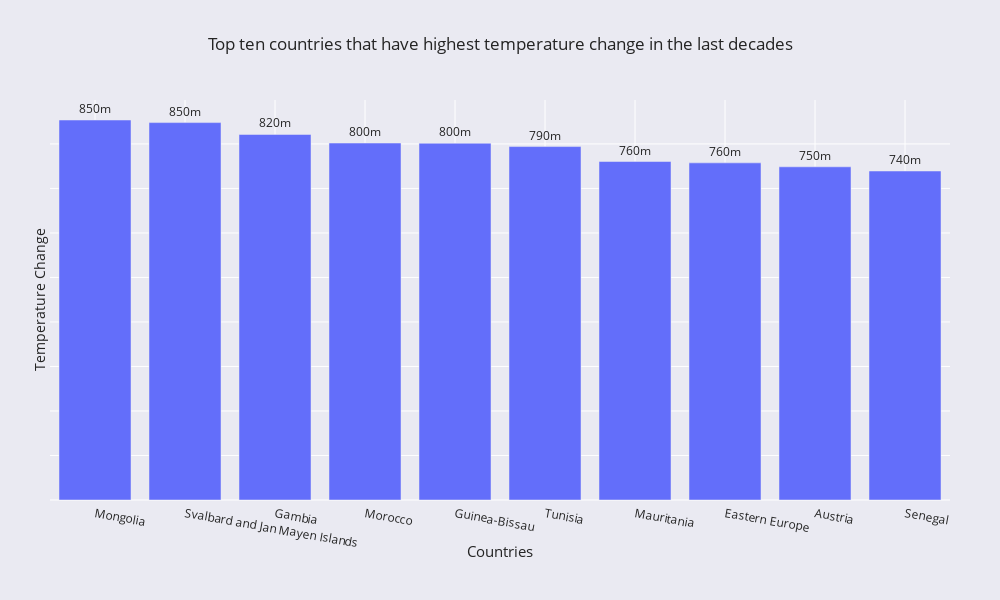

This figure's notebook cell:
### Code cell
fig = px.bar(df_c, x="Country Name", y='tem_change' ,text='tem_change', title="Top ten countries that have highest temperature change in the last decades")
fig.update_traces(texttemplate='%{text:.2s}', textposition='outside')
fig.update_layout(
    autosize=False,
    width=1000,
    height=600,
    margin=dict(
        l=50,
        r=50,
        b=100,
        t=100,
        pad=4
    ),
  
    template='seaborn',
    paper_bgcolor="rgb(234, 234, 242)",
    legend=dict(
        orientation="v",
        yanchor="bottom",
        y=0.3,
        xanchor="left",
        x=1.02
))
fig.update_xaxes( tickangle = 10,
        title_text = "Countries",
        title_font = {"size": 15},
        title_standoff = 0)
fig.update_yaxes(showticklabels=False,tickmode="auto", title='Temperature Change',title_standoff = 0)

fig.show()

### Figure 1 — Plotly figure (JSON) as saved in the notebook; plotly's stock layout.template omitted (floating-point values rounded to 4 significant figures)
{"data": [{"alignmentgroup": "True", "hovertemplate": "Country Name=%{x}<br>tem_change=%{text}<extra></extra>", "legendgroup": "", "marker": {"color": "#636efa", "pattern": {"shape": ""}}, "name": "", "offsetgroup": "", "orientation": "v", "showlegend": false, "text": [0.8537, 0.8479, 0.8212, 0.8019, 0.8015, 0.794, 0.7604, 0.7574, 0.7486, 0.7391], "textposition": "outside", "texttemplate": "%{text:.2s}", "type": "bar", "x": ["Mongolia", "Svalbard and Jan Mayen Islands", "Gambia", "Morocco", "Guinea-Bissau", "Tunisia", "Mauritania", "Eastern Europe", "Austria", "Senegal"], "xaxis": "x", "y": [0.8537, 0.8479, 0.8212, 0.8019, 0.8015, 0.794, 0.7604, 0.7574, 0.7486, 0.7391], "yaxis": "y"}], "layout": {"autosize": false, "barmode": "relative", "height": 600, "legend": {"orientation": "v", "tracegroupgap": 0, "x": 1.02, "xanchor": "left", "y": 0.3, "yanchor": "bottom"}, "margin": {"b": 100, "l": 50, "pad": 4, "r": 50, "t": 100}, "paper_bgcolor": "rgb(234, 234, 242)", "title": {"text": "Top ten countries that have highest temperature change in the last decades"}, "width": 1000, "xaxis": {"anchor": "y", "domain": [0, 1], "tickangle": 10, "title": {"font": {"size": 15}, "standoff": 0, "text": "Countries"}}, "yaxis": {"anchor": "x", "domain": [0, 1], "showticklabels": false, "tickmode": "auto", "title": {"standoff": 0, "text": "Temperature Change"}}}}
